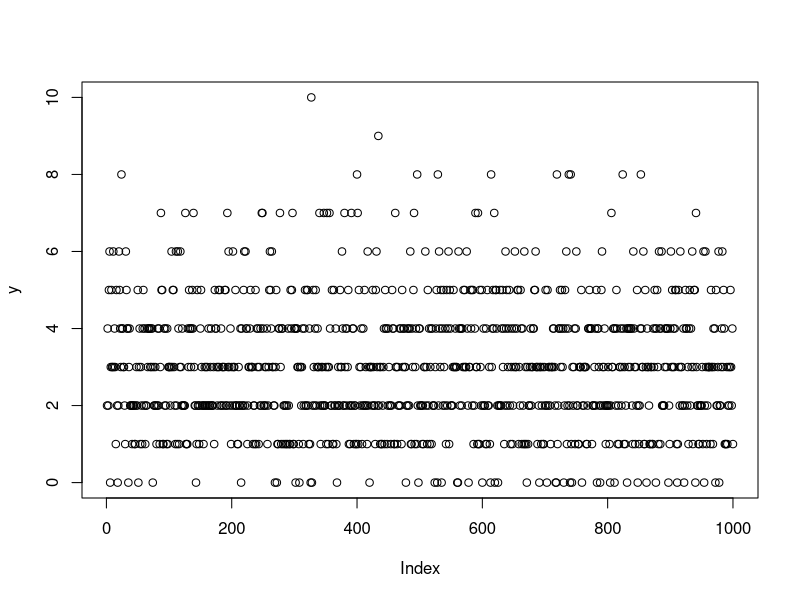

Reproduce this figure in R. (Note: this script raises an error after producing the figure.)
## ---- chunk 1
knitr::opts_chunk$set(echo = TRUE, eval = TRUE, warning = TRUE, error = TRUE)
library(ggplot2)
library(glmnet)
library(Matrix)
library(bookdown)
## ---- chunk 2
f = expression(13*x^5  + 4*x^4 +3*x^2 + 78)
D( f, name = "x")
## ---- chunk 3
f <- expression(log(2*x^5))

D( f, name = "x")
## ---- chunk 4
f <- expression(exp(2*x^2 + 3*y))

D( f, name = "x")
## ---- chunk 5
set.seed(123)
y <- rpois(1000, lambda = 3)
y
## gerou 1000 obs de uma poison
## ---- chunk 6
plot(y)
## ---- chunk 7
geom_histogram
grafico <- ggplot(y, aes(count)) + geom_histogram()
grafico
